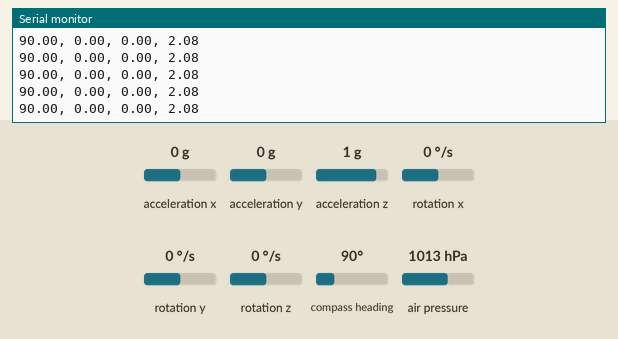
This sketch was run on a simulated Arduino Uno, built with avr-gcc and run on an emulated ATmega328P. On the bench: the last lines printed to the serial monitor. The test bench sets the inputs (shaded band); at power-on: acceleration x 0 g, air pressure 1013 hPa, compass heading 90°, acceleration y 0 g, acceleration z 1 g, rotation x 0 °/s, rotation y 0 °/s, rotation z 0 °/s.

Above: at 1.2 s.
1.3 s: acceleration x set to -1.4 g
At 2.0 s:
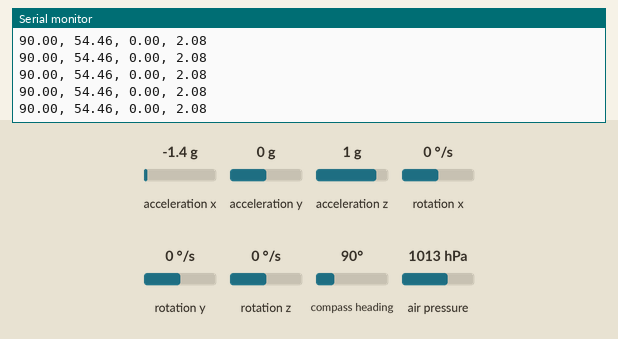
2.8 s: air pressure set to 1048 hPa
At 3.6 s:
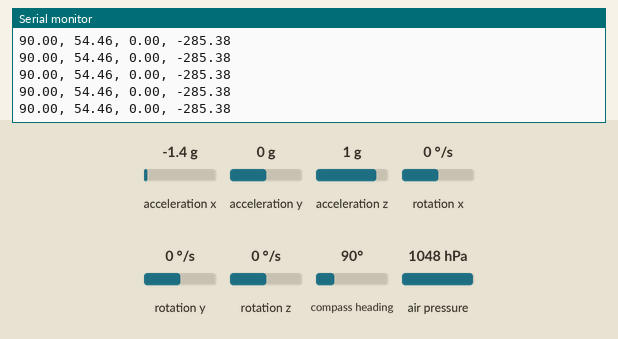
5.8 s: compass heading set to 352°
At 6.6 s:
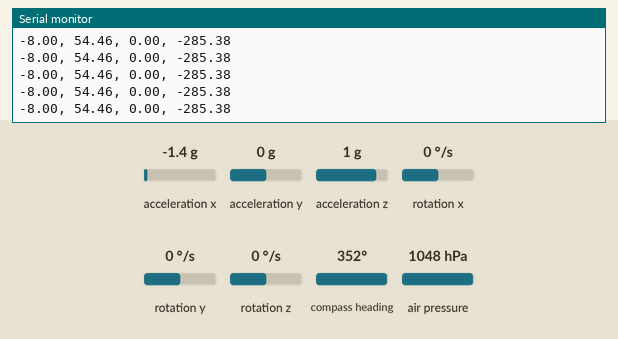
8.8 s: acceleration y set to -1.4 g
At 9.7 s:
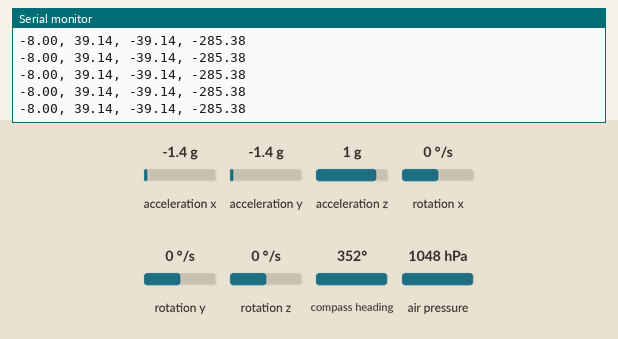
10.3 s: acceleration z set to -1.4 g
At 10.8 s:
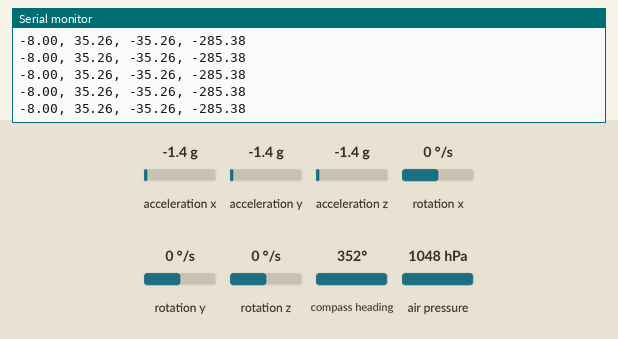
Timing chart, 0 to 12.8 s (numbered marks = the images above; inputs shaded):
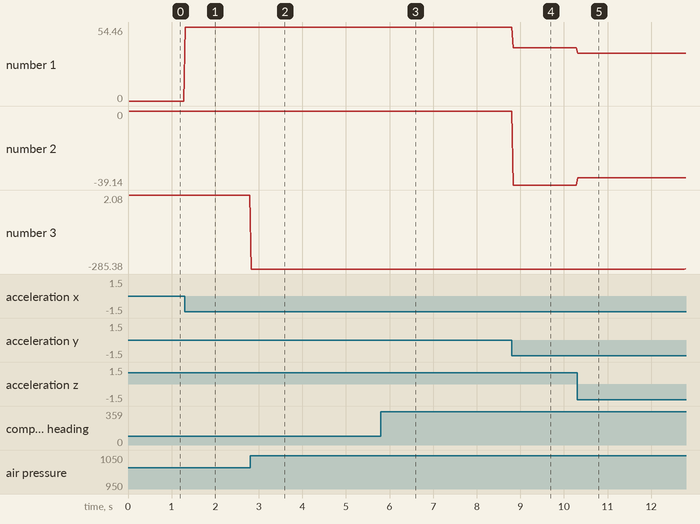

The sketch:

GY-91-test.ino
```cpp
#include <Adafruit_BMP280.h>
#include <MPU9250.h>

// SednaCube Debugging Code ----------------------------------
//  -> GY-91 (BM280 + MPU9250) TEST with Serial output

// Use this with the Processing program (3D-IMU.pde) for a 3D live preview

// This code uses the following libraries, installed using Library Manager:
//    -> MPU Library: MPU9250 by hideakitai (https://github.com/hideakitai/MPU9250)
//    -> BMP280 Library: Adafruit BMP280 Library by Adafruit (https://github.com/adafruit/Adafruit_BMP280_Library)

Adafruit_BMP280 bmp;
MPU9250 mpu;

void setup() {
  bmp.begin(0x76);

  Serial.begin(115200);
  Wire.begin();

  if (!mpu.setup(0x68)) {
      while (1) {
          Serial.println("MPU connection failed.");
          delay(5000);
      }
  }
}

uint32_t previousSerialWrite = millis();

void loop() {
    if (mpu.update()) {
      if (millis() > previousSerialWrite + 25) {
        Serial.print(mpu.getYaw(), 2);
        Serial.print(", ");
        Serial.print(mpu.getPitch(), 2);
        Serial.print(", ");
        Serial.print(mpu.getRoll(), 2);
        Serial.print(", ");
        Serial.println(bmp.readAltitude(1013.25), 2);
        previousSerialWrite = millis();
      }
    }
}
```

Measured:
- after the input at 1.3 s, the serial monitor: prints a new line at once (image 1)
- after the input at 2.8 s, the serial monitor: prints a new line at once (image 2)
- after the input at 5.8 s, the serial monitor: prints a new line at once (image 3)
- after the input at 8.8 s, the serial monitor: prints a new line at once (image 4)
- after the input at 10.3 s, the serial monitor: prints a new line at once (image 5)
- plotted number 1: 0 → 54.46 after the input at 1.3 s, 54.46 → 39.14 after the input at 8.8 s, 39.14 → 35.26 after the input at 10.3 s
- plotted number 2: 0 → -39.14 after the input at 8.8 s, -39.14 → -35.26 after the input at 10.3 s
- plotted number 3: 2.08 → -285.38 after the input at 2.8 s
